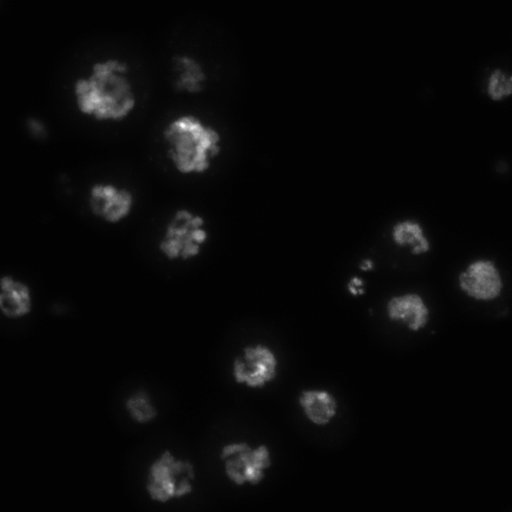
%> input picture matlab projects/original_uneven.jpg, 512 x 512 px
$ octave kmeans_segment.m   (GNU Octave 9; MATLAB toolbox functions it lacks are replaced by stand-ins)
%> lines starting %> are read from the running program, lines starting %| are printed output that depends on the picture; in (x1, y1, x2, y2) boxes, pixels count from 0 and x2, y2 are one past the last pixel; in counts of white or black regions, pixels touching at a corner belong together; the program's own positions count from 1
clc
clear
close all

he = imread('original_uneven.jpg');
%> he is the input picture: size 512x512x3 uint8; min 0, max 255, mean 9.3
%figure, imshow(he), title('Original');

ab = double(he(:,:,1));
nrows = size(ab,1);
%> nrows = 512
ncols = size(ab,2);
%> ncols = 512
ab = reshape(ab,nrows*ncols,1);

nColours = 2;
[cluster_idx, cluster_center] = kmeans(ab,nColours,'distance','sqEuclidean','Replicates',3);
%> cluster_center = [4.52; 81.95]

pixel_labels = reshape(cluster_idx,nrows,ncols);
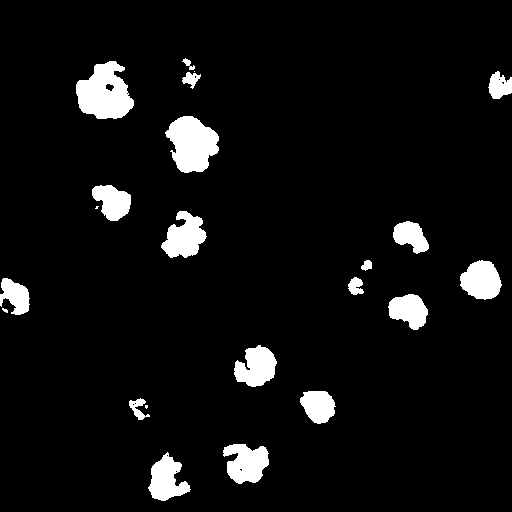
%> pixel_labels: size 512x512 double; values 1 (black) and 2 (white), 6.2% white; 22 white regions (4 under 20 px), largest, box (x1, y1, x2, y2) and area: (76, 61, 134, 119) 2289, (165, 116, 219, 173) 2120, (161, 211, 207, 258) 1348
figure, imshow(pixel_labels,[]), title('Normal');

un = imread('uneven.jpg');
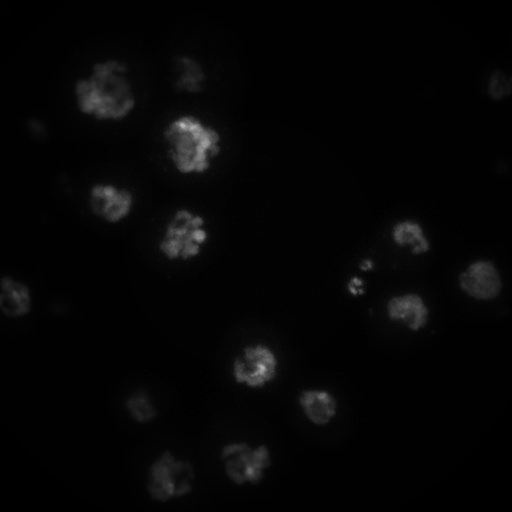
%> input picture matlab projects/uneven.jpg, 512 x 512 px
%> un is the input picture: size 512x512x3 uint8; mean R, G, B 5.6, 5.6, 5.6
%figure, imshow(un), title('Uneven Illumination');

unab = double(un(:,:,1));
unab = reshape(unab,nrows*ncols,1);
[cluster_idx2, cluster_center2] = kmeans(unab,nColours,'distance','sqEuclidean','Replicates',3);
%> cluster_center2 = [2.91; 57.36]
pixel_labels2 = reshape(cluster_idx2,nrows,ncols);
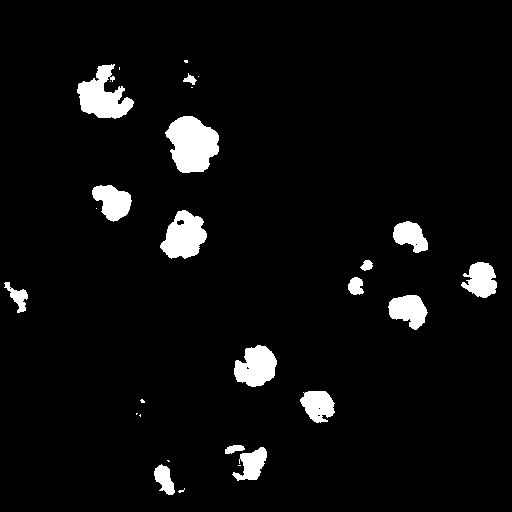
%> pixel_labels2: size 512x512 double; values 1 (black) and 2 (white), 4.9% white; 28 white regions (12 under 20 px), largest, box (x1, y1, x2, y2) and area: (165, 116, 219, 173) 2188, (77, 64, 134, 119) 1702, (160, 210, 207, 259) 1508
figure, imshow(pixel_labels2,[]), title('Uneven');

% detecting edges
edge_norm = edge(pixel_labels,'canny');
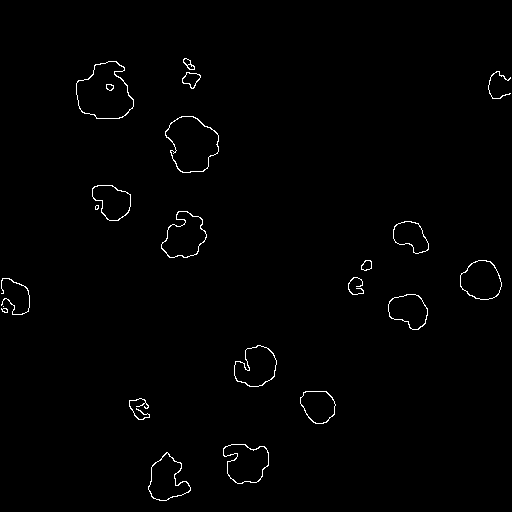
%> edge_norm: size 512x512 logical; 0.93% white in thin lines or dots, all inside (x1, y1, x2, y2) = (1, 58, 511, 501)
edge_uneven = edge(pixel_labels2,'canny');
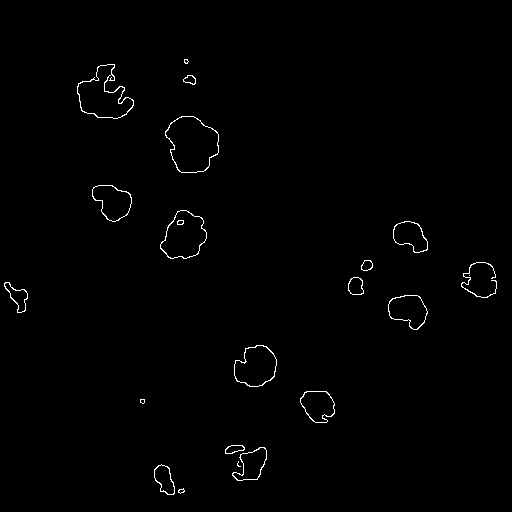
%> edge_uneven: size 512x512 logical; 0.8% white in thin lines or dots, all inside (x1, y1, x2, y2) = (4, 59, 497, 495)
figure, imshow(edge_norm,[]), title('Normal edges');
figure, imshow(edge_uneven,[]), title('Uneven edges');
